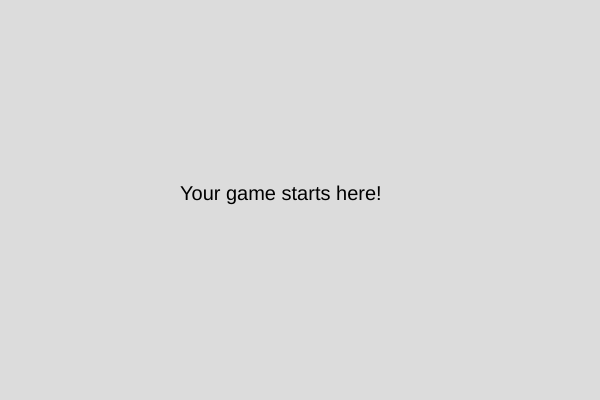
Frame 1 (no input)
Frame 60 (no input): identical to frame 1, image omitted
Frame 120 (the mouse pressed at the canvas centre since frame 60): identical to frame 1, image omitted

The p5.js sketch that drew this single still picture (run headless with seeded random() and noise() and a simulated clock; from frame 60 on, the mouse is pressed at the canvas centre):

// p5.js sketch
// ── sketch.js
function setup() {
  createCanvas(600, 400);
}

function draw() {
  background(220);

  // Example placeholder
  textSize(20);
  text("Your game starts here!", 180, 200);
}
